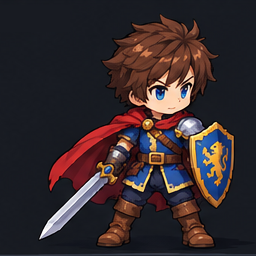
#> input picture art/reference/hero.png, 256 x 256 px, found by its file name
$ python hero_regions.py ../../art/reference/hero.png
#> lines starting #> are read from the running program, lines starting #| are printed output that depends on the picture
#!/usr/bin/env python3
"""Map out the hero strip so the game can dress the hero before layered art exists.

The hero is one painted sprite strip (assets/sprites/characters/hero.png), so his hair,
skin, tunic, boots, cape, sword and shield are baked into it. This tool works out which
pixels of every frame are which, so the game can recolour them (hair colour, skin tone,
the colour of the worn top) or hide them (no shield worn, a bow instead of the sword), and
where the head, face, hand and body are, so code-drawn stand-ins for hats, hairstyles and
weapons sit in the right place.

    python3 tools/art/hero_regions.py              # writes the mask and the rig
    python3 tools/art/hero_regions.py --preview    # also writes art/build/hero_regions_preview.png

Outputs:
- assets/sprites/characters/hero_regions.png: the strip's twin. Red channel = region id
  (see REGIONS) * 16; alpha copies the hero's.
- assets/sprites/characters/hero_rig.json: one entry per frame (anchors in frame pixels).

Once the hero is redrawn as separate layers (see the ChatGPT art prompts), this goes away.
It only uses colour and shape, so expect a stray pixel or two; it's a stand-in.
"""
import colorsys
import json
import os
import sys
from collections import deque

import numpy as np
from PIL import Image

ROOT = os.path.normpath(os.path.join(os.path.dirname(os.path.abspath(__file__)), "..", ".."))
STRIP = os.path.join(ROOT, "assets", "sprites", "characters", "hero.png")
MASK = os.path.join(ROOT, "assets", "sprites", "characters", "hero_regions.png")
RIG = os.path.join(ROOT, "assets", "sprites", "characters", "hero_rig.json")
PREVIEW = os.path.join(ROOT, "art", "build", "hero_regions_preview.png")
MANIFEST = os.path.join(ROOT, "art", "sheets", "hero_main.json")
FRAME_W = 132
# Frames where he faces away from the camera (no face to draw on).
BACK_VIEW = ("rope", "ladder", "climb_idle")

# Must match Paperdoll.Region in scripts/components/paperdoll.gd.
REGIONS = ["none", "hair", "skin", "eyes", "top", "bottom", "shoes", "cape", "weapon", "shield", "gloves"]
R = {name: i for i, name in enumerate(REGIONS)}
PREVIEW_COLOURS = [(40, 120, 40), (140, 70, 20), (255, 205, 170), (0, 255, 255), (0, 70, 255), (20, 20, 120),
	(90, 50, 10), (255, 0, 0), (230, 230, 230), (255, 140, 0), (200, 0, 200)]


# [58 lines left out: functions colour_class, neighbours, components, bbox, not called in this run]


def centre(points):
	return [round(sum(p[0] for p in points) / len(points), 1), round(sum(p[1] for p in points) / len(points), 1)]


# [170 lines left out: functions elongation, grow, frame_regions, _typical, not called in this run]


def main():
	strip = Image.open(STRIP).convert("RGBA")
	frames = strip.width // FRAME_W
#> frames = 1
	out = Image.new("RGBA", strip.size, (0, 0, 0, 0))
#> out: PIL image 256x256 RGBA; every value is 0
	preview = Image.new("RGB", strip.size, PREVIEW_COLOURS[0])
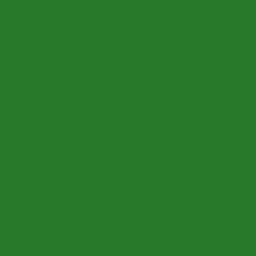
#> preview: PIL image 256x256 RGB; mean R, G, B 40, 120, 40
	rig = {"frame_size": [FRAME_W, strip.height], "regions": REGIONS, "frames": []}
	alpha = strip.getchannel("A").load()
	samples = [[] for _ in REGIONS]
	o = out.load()
	p = preview.load()
#> (the run stopped early here; a loop or call above may not have finished)
